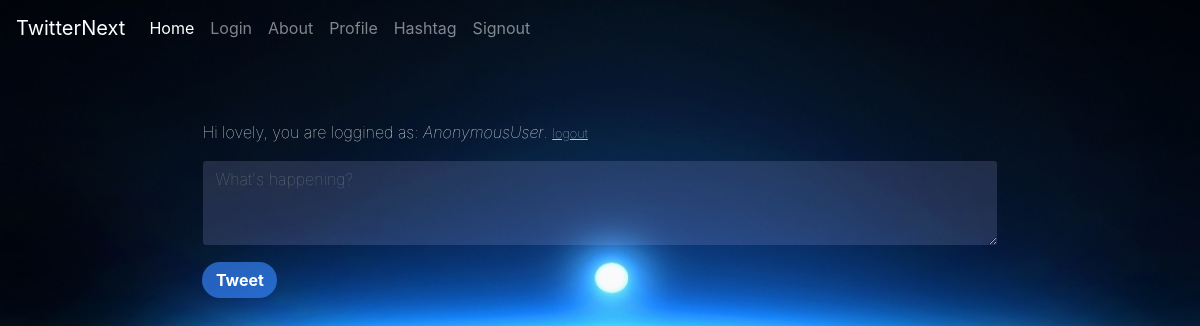
/home/, run on an earlier commit of the app's database.
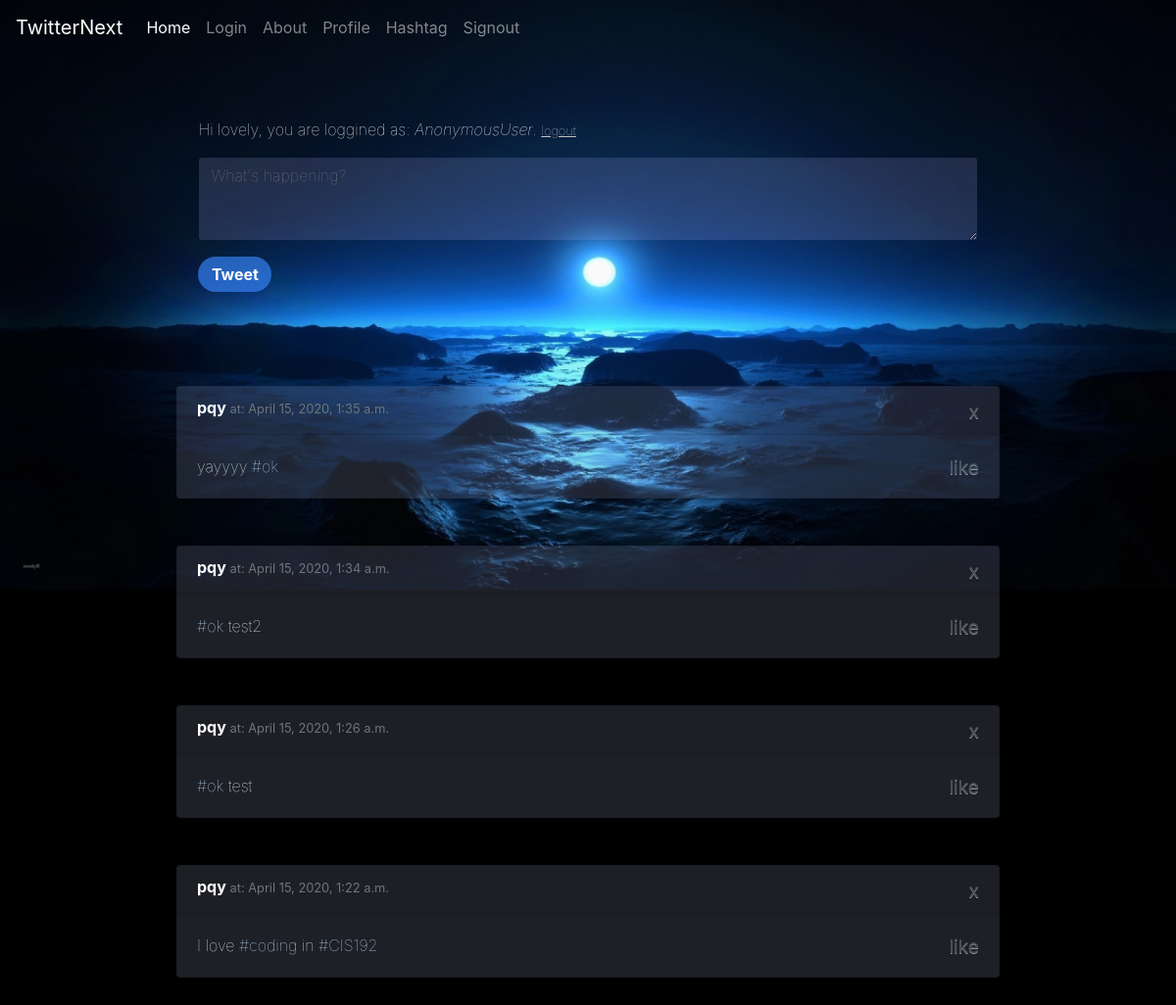
And on a later commit of the database.
### core/models.py (models this page shows, shortened)
class Tweet(models.Model):
    body = models.CharField(max_length=280)
    created_at = models.DateTimeField(auto_now=True)
    author = models.ForeignKey(User, on_delete=models.DO_NOTHING)
    likes = models.ManyToManyField(User, related_name='likes')
    parsed = models.ManyToManyField('TextPair')

class TextPair(models.Model):
    text = models.CharField(max_length=280)
    isHash = models.BooleanField()
    belongTo = models.ForeignKey('Tweet', on_delete=models.CASCADE, null=True)

### core/views.py (the view, shortened to what this page needs)
# urls.py: 2. Add a URL to urlpatterns:  path('', views.home, name='home')
def home(request):
    tweets = Tweet.objects.order_by("created_at").reverse()
    return render(request, "home.html", {"tweets" : tweets, "user": request.user, "valid": True})

### core/templates/home.html (shortened to what this page needs)
<!DOCTYPE html>
<html lang="en">
  <head>
    <link rel="stylesheet" href="https://stackpath.bootstrapcdn.com/bootstrap/4.4.1/css/bootstrap.min.css">
    {% load static %}
    <link rel="stylesheet" type="text/css" href="{% static 'new.css' %}">
  </head>
  <body class="black">
    <nav class="navbar navbar-expand-lg navbar-dark bg-transparent">
      <a class="navbar-brand active" href="/home">TwitterNext</a>
      <div class="collapse navbar-collapse" id="navbarSupportedContent">
        <ul class="navbar-nav mr-auto">
          <li class="nav-item active">
            <a class="nav-link" href="/home">
              Home <span class="sr-only">(current)</span></a>
          </li>
          <li class="nav-item">
            <a class="nav-link" href="/login">Login</a>
          </li>
          <li class="nav-item">
            <a class="nav-link" href="/about">About</a>
          </li>
          <li class="nav-item">
            <a class="nav-link" href="/profile">Profile</a>
          </li>
          <li class="nav-item">
             <a class="nav-link" href="/hashtagAll">Hashtag</a>
          </li>
           <li class="nav-item">
            <a class="nav-link" href="/signout">Signout</a>
          </li>
        </ul>
      </div>
    </nav>
    <div class="jumbotron bg-transparent">
      <div class="mx-auto dark" style="width: 70%; border-radius: 0px;">
        <p class="muted-text">
        Hi lovely, you are loggined as: <em>{{user}}</em>. <a href="/signout";"><small><u>logout</u></small></a>
        <br>
         </p>
        <form method="POST" action="/home/">
          <div class="mr-auto pull-right">
          <div class="form-group  pull-right">
            <textarea name="body" class="form-control" placeholder="What's happening?" rows="3"
            style="background-color: rgba(187, 188, 255, 0.164);
            border-color: transparent;"></textarea>
          </div>
          <button type="submit" formmethod="post" class="btn btn-info"
          style="background-color: #3988ffa4;
                 border-width: 0px;
                 border-radius: 24px;
                 min-width: 75px;"> <strong>Tweet</strong> </button>
          </div>
        </form>
      </div>
    </div>
  {% for tweet in tweets %}
    <div class="card mx-auto text-white bg-dark mb-5" style="width: 70%">
      <h6 class="card-header font-weight-light mb-0 align-text-bottom">
        <b class = "font-weight-bold">{{tweet.author}}   </b><small class="text-muted">at: {{tweet.created_at}}</small>
        <a class="close text-muted" href="/delete?id={{tweet.id}}"><small>x</small></a>
      </h6>
      <div class="card-body">
        <p class="card-text">
          {% for element in tweet.parsed.all %}
          {% if element.isHash %}
          <a href="/hashtag?name={{element.text|slice:'1:'}}" type="hashtag">{{element.text}}</a>
          {% else %}
          {{element.text}}
          {% endif %}
          {%endfor%}
          <a class="text-muted close" href="/like?id={{tweet.id}}"><small>like</small></a> </p>
      </div>
    </div>
  {%endfor%}
  </body>
</html>

### core/static/new.css (style rules this page uses)
.black { background-image: url("m1.jpg"); background-size: 100%; background-repeat: no-repeat; background-color: black; }
p { color: white !important; opacity: 100%; font-weight: 100 !important; }
u { color: rgb(194, 194, 194) !important; opacity: 100%; font-weight: 100 !important; }
small { text-align: right; }
a[type="hashtag"] { color: rgb(194, 226, 255) !important; }
.card { background-color: rgba(194, 208, 255, 0.151) !important; }
.form-control:valid { color: white !important; font-weight: 100; }

What changed in the data, as far as the page shows it:
added Tweet: author "pqy", created_at "April 15, 2020, 1:35 a.m."
added TextPair: text "yayyyy", shown under "pqy"
added TextPair: text "#ok", shown under "pqy"
added Tweet: author "pqy", created_at "April 15, 2020, 1:34 a.m."
added TextPair: text "#ok", shown under "pqy"
added TextPair: text "test2", shown under "pqy"
added Tweet: author "pqy", created_at "April 15, 2020, 1:26 a.m."
added TextPair: text "#ok", shown under "pqy"
added TextPair: text "test", shown under "pqy"
added Tweet: author "pqy", created_at "April 15, 2020, 1:22 a.m."
added TextPair: text "I love", shown under "pqy"
added TextPair: text "#coding", shown under "pqy"
added TextPair: text "in", shown under "pqy"
added TextPair: text "#CIS192", shown under "pqy"
